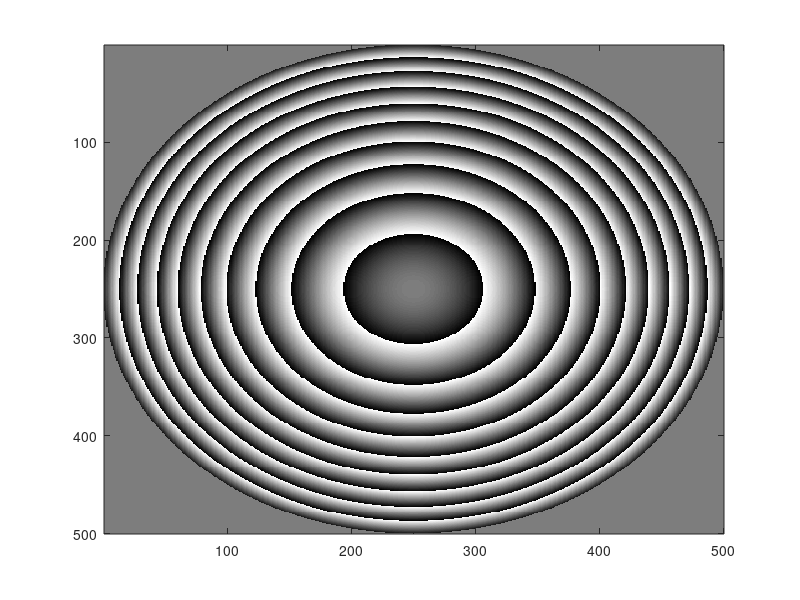

Here is the MATLAB script that generated this plot:
%% Blazed axilens
clear; % Clear all memory

% Define axilens parameters
% All lengths in microns
N=500; % Matrix size
f0=5000;%  focal length
delf=1000;%  focal depth
R=1000;%  radius of the element
lambda=0.632;%  wavelength 

%Constructing the axilens
    x=1:N;
    y=1:N;
    [X,Y]=meshgrid(x,y);
    r=sqrt((X-N/2).*(X-N/2)+(Y-N/2).*(Y-N/2));
    f=f0+(delf/R)*r; % Focal length equation
    A=(f-sqrt(f.*f+r.*r))*(2*pi)/(0.632);
    B=exp(1i*rem(A,2*pi));
    B(r>N/2)=0;

         
%Observation of phase of axilens
colormap(gray);
imagesc(angle(B));

